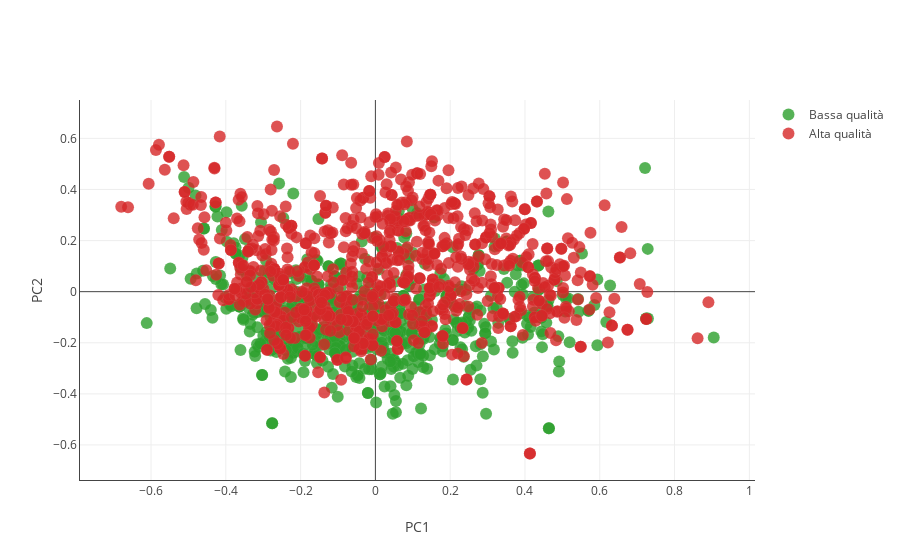

The cell this chart's notebook holds for it:
### Code cell
my_pca = doPCA(df_norm, 2, True)
my_total_pca = doPCA(df_norm, 11, False)

### Figure 1 — Plotly figure (JSON) as saved in the notebook; plotly's stock layout.template omitted (floating-point values rounded to 4 significant figures; data arrays with more than 128 entries replaced by an {"elided": "..."} marker saying what was removed)
{"data": [{"marker": {"color": "#2ca02c", "line": {"color": "rgba(217, 217, 217, 0.14)", "width": 0.5}, "opacity": 0.8, "size": 12}, "mode": "markers", "name": "Bassa qualità", "type": "scatter", "uid": "5d820f0f-be22-46e2-a78b-2e2ec73466d8", "x": {"elided": "744 float values"}, "y": {"elided": "744 float values"}}, {"marker": {"color": "#d62728", "line": {"color": "rgba(217, 217, 217, 0.14)", "width": 0.5}, "opacity": 0.8, "size": 12}, "mode": "markers", "name": "Alta qualità", "type": "scatter", "uid": "ee8b8bf7-97ef-4dda-a78b-3858d8be829a", "x": {"elided": "855 float values"}, "y": {"elided": "855 float values"}}], "layout": {"xaxis": {"showline": true, "title": {"text": "PC1"}}, "yaxis": {"showline": true, "title": {"text": "PC2"}}}}
